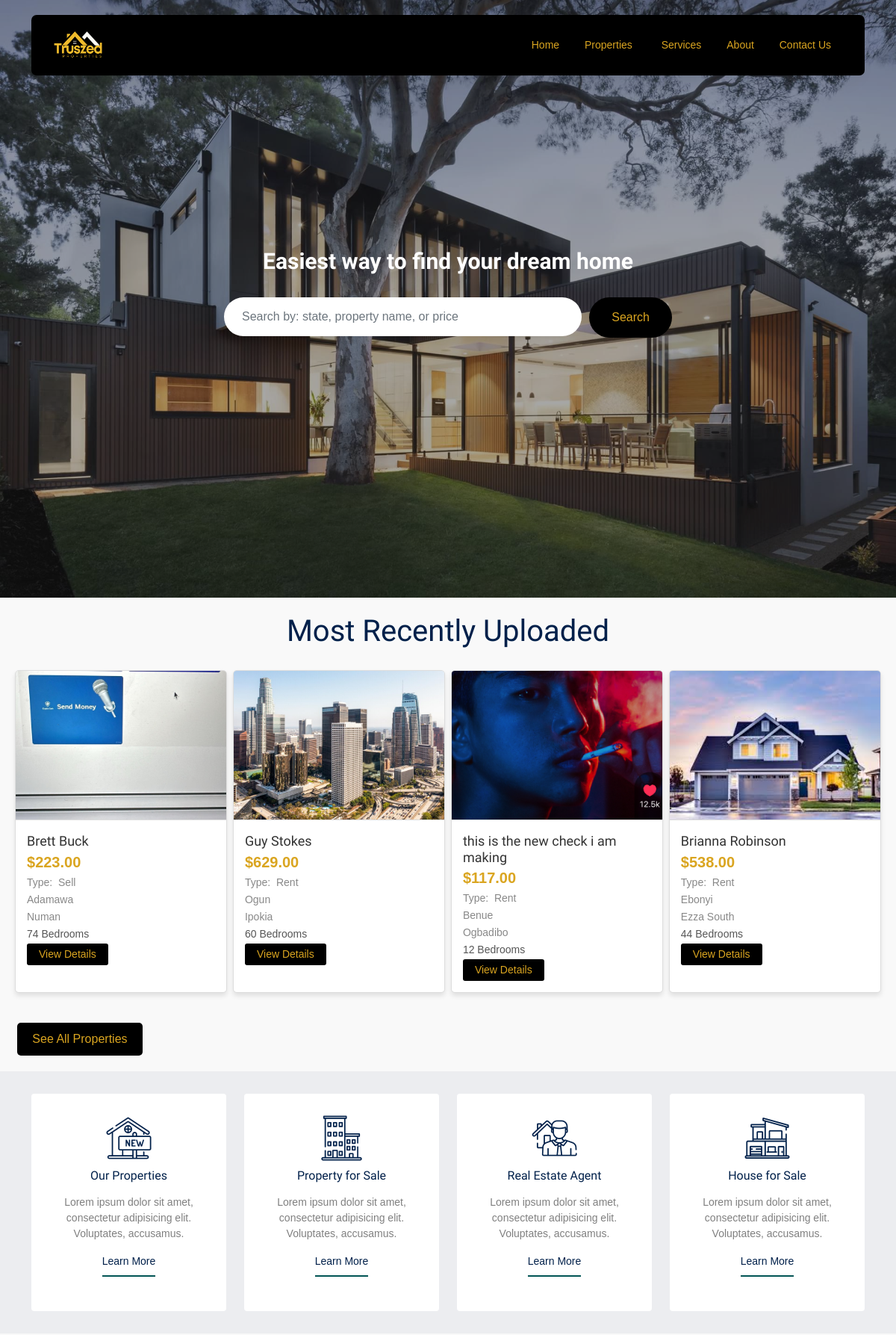
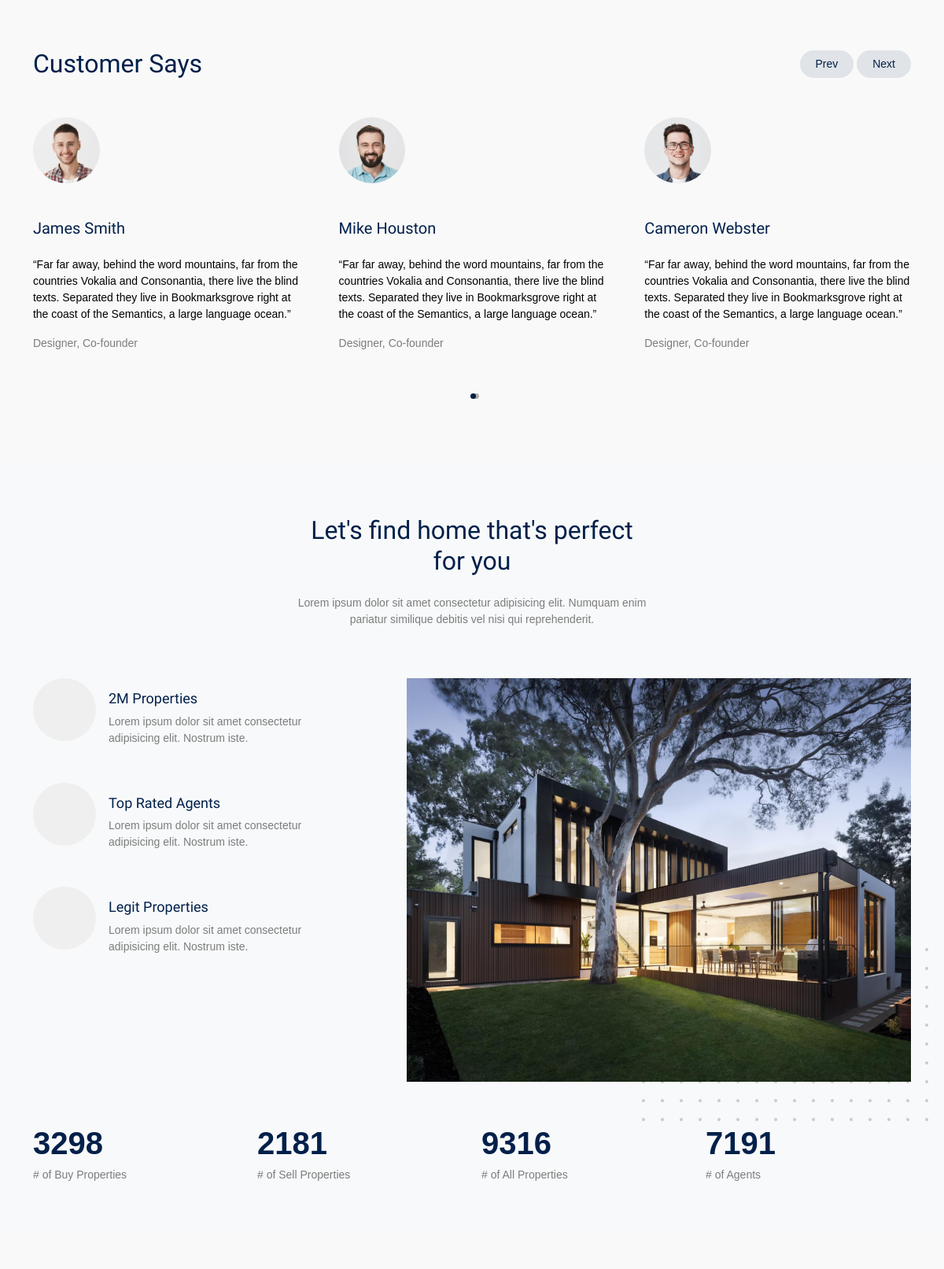
The page / (upper part) on the database its author committed (2 pictures, top to bottom).
### tables this page shows
CREATE TABLE `agent_properties` (
  `id` int(11) NOT NULL,
  `property_name` varchar(255) NOT NULL,
  `price` decimal(10,2) NOT NULL,
  `address` text NOT NULL,
  `dimensions` varchar(255) DEFAULT NULL,
  `property_type` enum('rent','sell') NOT NULL,
  `bedrooms` int(11) NOT NULL,
  `bathrooms` int(11) NOT NULL,
  `toilets` int(11) NOT NULL,
  `parking_space` int(11) NOT NULL,
  `post_image` varchar(255) NOT NULL,
  `other_images` text DEFAULT NULL,
  `market_status` enum('available','unavailable') NOT NULL,
  `created_at` timestamp NOT NULL DEFAULT current_timestamp(),
  `state` varchar(100) DEFAULT NULL,
  `lga` varchar(255) DEFAULT NULL,
  `property_details` text DEFAULT NULL,
  `status` enum('pending','approved','rejected') DEFAULT 'pending',
  `stars` int(11) DEFAULT 0,
  `agent_id` varchar(255) DEFAULT NULL
);

### index.php (the view, shortened to what this page needs)
<!DOCTYPE html>
<html lang="en">
  <head>
    <link rel="stylesheet" href="fonts/icomoon/style.css" />
    <link rel="stylesheet" href="fonts/flaticon/font/flaticon.css" />
    <link rel="stylesheet" href="css/tiny-slider.css" />
    <link rel="stylesheet" href="css/aos.css" />
    <link rel="stylesheet" href="css/style.css" />
  </head>
  <body>
    <nav class="site-nav">
      <div class="container">
        <div class="menu-bg-wrap">
          <div class="site-navigation">
          <img src="newlogo.png" alt="Truszed Properties" style="height: 40px; width: 65px;">
            <ul
              class="js-clone-nav d-none d-lg-inline-block text-start site-menu float-end"
            >
              <li class="active"><a href="index.html">Home</a></li>
              <li class="has-children">
                <a href="properties.html">Properties</a>
              </li>
              <li><a href="services.html">Services</a></li>
              <li><a href="about.html">About</a></li>
              <li><a href="contact.html">Contact Us</a></li>
            </ul>
          </div>
        </div>
      </div>
    </nav>
    <div class="hero">
      <div class="container">
        <div class="row justify-content-center align-items-center">
          <div class="col-lg-9 text-center">
            <h1 class="heading" data-aos="fade-up">
              Easiest way to find your dream home
            </h1>
<!DOCTYPE html>
<html lang="en">
<head>
</head>
<body>
    <form action="results.php" method="GET" class="narrow-w form-search d-flex align-items-stretch mb-3">
        <input
            type="text"
            class="form-control px-4"
            placeholder="Search by: state, property name, or price"
            name="search">
        <button type="submit" class="btn btn-primary">Search</button>
    </form>
</body>
</html>
          </div>
        </div>
      </div>
    </div>
<section class="intro">
   <br>
    </section>
  <section class="properties-listings">
    <center>
        <h1>Most Recently Uploaded</h1>
    </center>
    <?php
    include('db_connection.php');
    $sql = "SELECT * FROM agent_properties WHERE  status = 'approved' ORDER BY id DESC LIMIT 4";
    $result = $conn->query($sql);
    if ($result === false) {
        echo "Error in SQL query: " . $conn->error;
    } else {
        if ($result->num_rows > 0) {
            echo '<div class="property-card-container">';
            while($row = $result->fetch_assoc()) {
                $property_id = $row['id'];
                $property_name = $row['property_name'];
                $price = $row['price'];
                $lga = $row['lga'];
                $state = $row['state'];
                $post_image = "uploads/" . $row['post_image'];
                $property_type = $row['property_type'];
                $bedrooms = $row['bedrooms'];
    ?>
            <div class="property-card">
                <div class="property-image">
                    <img src="http://localhost/truszed/agent/agent_dashboard/<?php echo $post_image; ?>" alt="Property Image">
                </div>
                <div class="property-details">
                    <h3><?php echo htmlspecialchars($property_name); ?></h3>
                    <p class="price">$<?php echo number_format($price, 2); ?></p>
                    <p class="property-type"><?php echo "Type: &nbsp;". ucfirst($property_type); ?></p>
                    <p class="property-type"><?php echo ucfirst($state); ?></p>
                    <p class="property-type"><?php echo ucfirst($lga); ?></p>
                    <p class="bedrooms"><?php echo $bedrooms; ?> Bedrooms</p>
                    <a href="property_details.php?id=<?php echo $property_id; ?>" class="view-details">View Details</a>
                </div>
            </div>
    <?php
            }
            echo '</div>';
        } else {
            echo "<p>No properties found matching the criteria.</p>";
        }
    }
    ?>
</section>
    &nbsp;  &nbsp;  &nbsp; <a href="/login/login.php"> <button class="styled-button">See All Properties</button></a>
    <br>
    <br>
    <section class="features-1">
      <div class="container">
        <div class="row">
          <div class="col-6 col-lg-3" data-aos="fade-up" data-aos-delay="300">
            <div class="box-feature">
              <span class="flaticon-house"></span>
              <h3 class="mb-3">Our Properties</h3>
              <p>
                Lorem ipsum dolor sit amet, consectetur adipisicing elit.
                Voluptates, accusamus.
              </p>
              <p><a href="#" class="learn-more">Learn More</a></p>
            </div>
          </div>
          <div class="col-6 col-lg-3" data-aos="fade-up" data-aos-delay="500">
            <div class="box-feature">
              <span class="flaticon-building"></span>
              <h3 class="mb-3">Property for Sale</h3>
              <p>
                Lorem ipsum dolor sit amet, consectetur adipisicing elit.
                Voluptates, accusamus.
              </p>
              <p><a href="#" class="learn-more">Learn More</a></p>
            </div>
          </div>
          <div class="col-6 col-lg-3" data-aos="fade-up" data-aos-delay="400">
            <div class="box-feature">
              <span class="flaticon-house-3"></span>
              <h3 class="mb-3">Real Estate Agent</h3>
              <p>
                Lorem ipsum dolor sit amet, consectetur adipisicing elit.
                Voluptates, accusamus.
              </p>
              <p><a href="#" class="learn-more">Learn More</a></p>
            </div>
          </div>
          <div class="col-6 col-lg-3" data-aos="fade-up" data-aos-delay="600">
            <div class="box-feature">
              <span class="flaticon-house-1"></span>
              <h3 class="mb-3">House for Sale</h3>
              <p>
                Lorem ipsum dolor sit amet, consectetur adipisicing elit.
                Voluptates, accusamus.
              </p>
              <p><a href="#" class="learn-more">Learn More</a></p>
            </div>
          </div>
        </div>
      </div>
    </section>
    <div class="section sec-testimonials">
      <div class="container">
        <div class="row mb-5 align-items-center">
          <div class="col-md-6">
            <h2 class="font-weight-bold heading text-primary mb-4 mb-md-0">
              Customer Says
            </h2>
          </div>
          <div class="col-md-6 text-md-end">
            <div id="testimonial-nav">
              <span class="prev" data-controls="prev">Prev</span>
              <span class="next" data-controls="next">Next</span>
            </div>
          </div>
        </div>
        <div class="testimonial-slider-wrap">
          <div class="testimonial-slider">
            <div class="item">
              <div class="testimonial">
                <img
                  src="images/person_1-min.jpg"
                  alt="Image"
                  class="img-fluid rounded-circle w-25 mb-4"
                />
                <div class="rate">
                  <span class="icon-star text-warning"></span>
                  <span class="icon-star text-warning"></span>
                  <span class="icon-star text-warning"></span>
                  <span class="icon-star text-warning"></span>
                  <span class="icon-star text-warning"></span>
                </div>
                <h3 class="h5 text-primary mb-4">James Smith</h3>
                <blockquote>
                  <p>
                    &ldquo;Far far away, behind the word mountains, far from the
                    countries Vokalia and Consonantia, there live the blind
                    texts. Separated they live in Bookmarksgrove right at the
                    coast of the Semantics, a large language ocean.&rdquo;
                  </p>
                </blockquote>
                <p class="text-black-50">Designer, Co-founder</p>
              </div>
            </div>
            <div class="item">
              <div class="testimonial">
                <img
                  src="images/person_2-min.jpg"
                  alt="Image"
                  class="img-fluid rounded-circle w-25 mb-4"
                />
                <div class="rate">
                  <span class="icon-star text-warning"></span>
                  <span class="icon-star text-warning"></span>
                  <span class="icon-star text-warning"></span>
                  <span class="icon-star text-warning"></span>
                  <span class="icon-star text-warning"></span>
                </div>
                <h3 class="h5 text-primary mb-4">Mike Houston</h3>
                <blockquote>
                  <p>
                    &ldquo;Far far away, behind the word mountains, far from the
                    countries Vokalia and Consonantia, there live the blind
                    texts. Separated they live in Bookmarksgrove right at the
                    coast of the Semantics, a large language ocean.&rdquo;
                  </p>
                </blockquote>
                <p class="text-black-50">Designer, Co-founder</p>
              </div>
            </div>
            <div class="item">
              <div class="testimonial">
                <img
                  src="images/person_3-min.jpg"
                  alt="Image"
                  class="img-fluid rounded-circle w-25 mb-4"
                />
                <div class="rate">
                  <span class="icon-star text-warning"></span>
                  <span class="icon-star text-warning"></span>
                  <span class="icon-star text-warning"></span>
                  <span class="icon-star text-warning"></span>
                  <span class="icon-star text-warning"></span>
                </div>
                <h3 class="h5 text-primary mb-4">Cameron Webster</h3>
                <blockquote>
                  <p>
                    &ldquo;Far far away, behind the word mountains, far from the
                    countries Vokalia and Consonantia, there live the blind
                    texts. Separated they live in Bookmarksgrove right at the
                    coast of the Semantics, a large language ocean.&rdquo;
                  </p>
                </blockquote>
                <p class="text-black-50">Designer, Co-founder</p>
              </div>
            </div>
          </div>
        </div>
      </div>
    </div>
    <div class="section section-4 bg-light">
      <div class="container">
        <div class="row justify-content-center text-center mb-5">
          <div class="col-lg-5">
            <h2 class="font-weight-bold heading text-primary mb-4">
              Let's find home that's perfect for you
            </h2>
            <p class="text-black-50">
              Lorem ipsum dolor sit amet consectetur adipisicing elit. Numquam
              enim pariatur similique debitis vel nisi qui reprehenderit.
            </p>
          </div>
        </div>
        <div class="row justify-content-between mb-5">
          <div class="col-lg-7 mb-5 mb-lg-0 order-lg-2">
            <div class="img-about dots">
              <img src="images/hero_bg_3.jpg" alt="Image" class="img-fluid" />
            </div>
          </div>
          <div class="col-lg-4">
            <div class="d-flex feature-h">
              <span class="wrap-icon me-3">
                <span class="icon-home2"></span>
              </span>
              <div class="feature-text">
                <h3 class="heading">2M Properties</h3>
                <p class="text-black-50">
                  Lorem ipsum dolor sit amet consectetur adipisicing elit.
                  Nostrum iste.
                </p>
              </div>
            </div>
            <div class="d-flex feature-h">
              <span class="wrap-icon me-3">
                <span class="icon-person"></span>
              </span>
              <div class="feature-text">
                <h3 class="heading">Top Rated Agents</h3>
                <p class="text-black-50">
                  Lorem ipsum dolor sit amet consectetur adipisicing elit.
                  Nostrum iste.
                </p>
              </div>
            </div>
            <div class="d-flex feature-h">
              <span class="wrap-icon me-3">
                <span class="icon-security"></span>
              </span>
              <div class="feature-text">
                <h3 class="heading">Legit Properties</h3>
                <p class="text-black-50">
                  Lorem ipsum dolor sit amet consectetur adipisicing elit.
                  Nostrum iste.
                </p>
              </div>
            </div>
          </div>
        </div>
        <div class="row section-counter mt-5">
          <div
            class="col-6 col-sm-6 col-md-6 col-lg-3"
            data-aos="fade-up"
            data-aos-delay="300"
          >
            <div class="counter-wrap mb-5 mb-lg-0">
              <span class="number"
                ><span class="countup text-primary">3298</span></span
              >
              <span class="caption text-black-50"># of Buy Properties</span>
            </div>
          </div>
          <div
            class="col-6 col-sm-6 col-md-6 col-lg-3"
            data-aos="fade-up"
            data-aos-delay="400"
          >
            <div class="counter-wrap mb-5 mb-lg-0">
              <span class="number"
                ><span class="countup text-primary">2181</span></span
              >
              <span class="caption text-black-50"># of Sell Properties</span>
            </div>
          </div>
          <div
            class="col-6 col-sm-6 col-md-6 col-lg-3"
            data-aos="fade-up"
            data-aos-delay="500"
          >
            <div class="counter-wrap mb-5 mb-lg-0">
              <span class="number"
                ><span class="countup text-primary">9316</span></span
              >
              <span class="caption text-black-50"># of All Properties</span>
            </div>
          </div>
          <div
            class="col-6 col-sm-6 col-md-6 col-lg-3"
            data-aos="fade-up"
            data-aos-delay="600"
          >
            <div class="counter-wrap mb-5 mb-lg-0">
              <span class="number"
                ><span class="countup text-primary">7191</span></span
              >
              <span class="caption text-black-50"># of Agents</span>
            </div>
          </div>
        </div>
      </div>
    </div>
    <div class="section">
    </div>
  </body>
</html>

### rows shown on the page
agent_properties: post_image (picture), property_name "Brett Buck", price "223.00", property_type "Sell", state "Adamawa", lga "Numan", bedrooms "74"
agent_properties: post_image (picture), property_name "Guy Stokes", price "629.00", property_type "Rent", state "Ogun", lga "Ipokia", bedrooms "60"
agent_properties: post_image (picture), property_name "this is the new check i am making", price "117.00", property_type "Rent", state "Benue", lga "Ogbadibo", bedrooms "12"
agent_properties: post_image (picture), property_name "Brianna Robinson", price "538.00", property_type "Rent", state "Ebonyi", lga "Ezza South", bedrooms "44"
